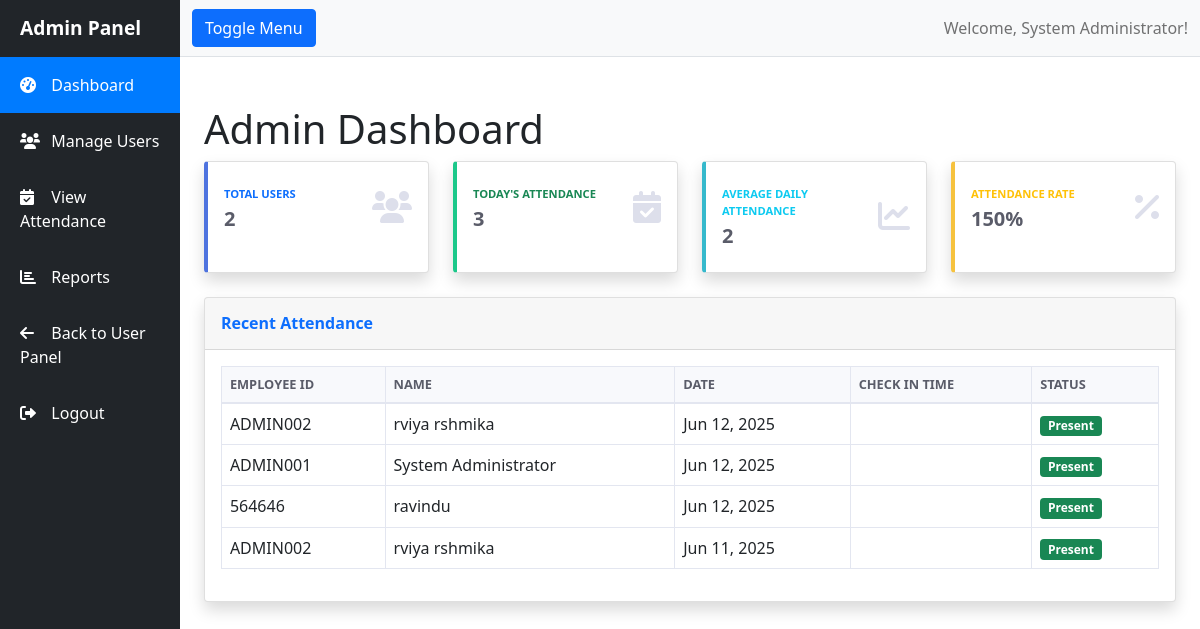
Page /admin/dashboard.php (signed in) on the committed database.
### tables this page shows
CREATE TABLE `attendance` (
  `id` int(11) NOT NULL,
  `user_id` int(11) NOT NULL,
  `date` date NOT NULL,
  `check_in_time` time DEFAULT NULL,
  `check_out_time` time DEFAULT NULL,
  `status` enum('present','absent','late') DEFAULT 'present',
  `confidence_score` decimal(5,4) DEFAULT NULL,
  `ip_address` varchar(45) DEFAULT NULL,
  `created_at` timestamp NOT NULL DEFAULT current_timestamp(),
  `updated_at` timestamp NOT NULL DEFAULT current_timestamp() ON UPDATE current_timestamp(),
  `time_in` time DEFAULT NULL,
  `time_out` time DEFAULT NULL,
  `image_path` varchar(255) DEFAULT NULL,
  `notes` text DEFAULT NULL
);

CREATE TABLE `users` (
  `id` int(11) NOT NULL,
  `employee_id` varchar(20) NOT NULL,
  `name` varchar(100) NOT NULL,
  `email` varchar(100) NOT NULL,
  `password` varchar(255) NOT NULL,
  `role` enum('admin','user') DEFAULT 'user',
  `face_descriptor` text DEFAULT NULL,
  `profile_image` varchar(255) DEFAULT NULL,
  `status` enum('active','inactive') DEFAULT 'active',
  `created_at` timestamp NOT NULL DEFAULT current_timestamp(),
  `updated_at` timestamp NOT NULL DEFAULT current_timestamp() ON UPDATE current_timestamp()
);

### admin/dashboard.php (the view, shortened to what this page needs)
<?php
$db = Database::getInstance()->getConnection();
$stats = [];
$stmt = $db->query("SELECT COUNT(*) as total FROM users WHERE status = 'active'");
$stats['total_users'] = $stmt->fetch()['total'];
$stmt = $db->query("SELECT COUNT(*) as total FROM attendance WHERE date = CURDATE()");
$stats['today_attendance'] = $stmt->fetch()['total'];
$stmt = $db->query("
    SELECT AVG(daily_count) as avg_attendance FROM (
        SELECT COUNT(*) as daily_count
        FROM attendance
        WHERE MONTH(date) = MONTH(CURDATE())
        AND YEAR(date) = YEAR(CURDATE())
        GROUP BY date
    ) as daily_stats
");
$result = $stmt->fetch();
$stats['avg_attendance'] = round($result['avg_attendance'] ?? 0, 1);
$stmt = $db->query("
    SELECT u.name, u.employee_id, a.date, a.check_in_time, a.status
    FROM attendance a
    JOIN users u ON a.user_id = u.id
    ORDER BY a.date DESC, a.check_in_time DESC
    LIMIT 10
");
$recentAttendance = $stmt->fetchAll();
?>
<!DOCTYPE html>
<html lang="en">
<head>
    <link href="https://cdn.jsdelivr.net/npm/bootstrap@5.1.3/dist/css/bootstrap.min.css" rel="stylesheet">
    <link href="https://cdnjs.cloudflare.com/ajax/libs/font-awesome/6.0.0/css/all.min.css" rel="stylesheet">
    <link href="../assets/css/admin.css" rel="stylesheet">
</head>
<body>
    <div class="d-flex" id="wrapper">
        <div class="bg-dark border-right" id="sidebar-wrapper">
            <div class="sidebar-heading text-white">Admin Panel</div>
            <div class="list-group list-group-flush">
                <a href="dashboard.php" class="list-group-item list-group-item-action bg-dark text-white active">
                    <i class="fas fa-tachometer-alt"></i> Dashboard
                </a>
                <a href="users.php" class="list-group-item list-group-item-action bg-dark text-white">
                    <i class="fas fa-users"></i> Manage Users
                </a>
                <a href="attendance.php" class="list-group-item list-group-item-action bg-dark text-white">
                    <i class="fas fa-calendar-check"></i> View Attendance
                </a>
                <a href="reports.php" class="list-group-item list-group-item-action bg-dark text-white">
                    <i class="fas fa-chart-bar"></i> Reports
                </a>
                <a href="../dashboard.php" class="list-group-item list-group-item-action bg-dark text-white">
                    <i class="fas fa-arrow-left"></i> Back to User Panel
                </a>
                <a href="../logout.php" class="list-group-item list-group-item-action bg-dark text-white">
                    <i class="fas fa-sign-out-alt"></i> Logout
                </a>
            </div>
        </div>
        <div id="page-content-wrapper">
            <nav class="navbar navbar-expand-lg navbar-light bg-light border-bottom">
                <div class="container-fluid">
                    <button class="btn btn-primary" id="menu-toggle">Toggle Menu</button>
                    <div class="navbar-nav ms-auto">
                        <span class="navbar-text">Welcome, <?= $_SESSION['name'] ?>!</span>
                    </div>
                </div>
            </nav>
            <div class="container-fluid p-4">
                <h1 class="mt-4">Admin Dashboard</h1>
                <div class="row">
                    <div class="col-xl-3 col-md-6 mb-4">
                        <div class="card border-left-primary shadow h-100 py-2">
                            <div class="card-body">
                                <div class="row no-gutters align-items-center">
                                    <div class="col mr-2">
                                        <div class="text-xs font-weight-bold text-primary text-uppercase mb-1">
                                            Total Users
                                        </div>
                                        <div class="h5 mb-0 font-weight-bold text-gray-800">
                                            <?= $stats['total_users'] ?>
                                        </div>
                                    </div>
                                    <div class="col-auto">
                                        <i class="fas fa-users fa-2x text-gray-300"></i>
                                    </div>
                                </div>
                            </div>
                        </div>
                    </div>
                    <div class="col-xl-3 col-md-6 mb-4">
                        <div class="card border-left-success shadow h-100 py-2">
                            <div class="card-body">
                                <div class="row no-gutters align-items-center">
                                    <div class="col mr-2">
                                        <div class="text-xs font-weight-bold text-success text-uppercase mb-1">
                                            Today's Attendance
                                        </div>
                                        <div class="h5 mb-0 font-weight-bold text-gray-800">
                                            <?= $stats['today_attendance'] ?>
                                        </div>
                                    </div>
                                    <div class="col-auto">
                                        <i class="fas fa-calendar-check fa-2x text-gray-300"></i>
                                    </div>
                                </div>
                            </div>
                        </div>
                    </div>
                    <div class="col-xl-3 col-md-6 mb-4">
                        <div class="card border-left-info shadow h-100 py-2">
                            <div class="card-body">
                                <div class="row no-gutters align-items-center">
                                    <div class="col mr-2">
                                        <div class="text-xs font-weight-bold text-info text-uppercase mb-1">
                                            Average Daily Attendance
                                        </div>
                                        <div class="h5 mb-0 font-weight-bold text-gray-800">
                                            <?= $stats['avg_attendance'] ?>
                                        </div>
                                    </div>
                                    <div class="col-auto">
                                        <i class="fas fa-chart-line fa-2x text-gray-300"></i>
                                    </div>
                                </div>
                            </div>
                        </div>
                    </div>
                    <div class="col-xl-3 col-md-6 mb-4">
                        <div class="card border-left-warning shadow h-100 py-2">
                            <div class="card-body">
                                <div class="row no-gutters align-items-center">
                                    <div class="col mr-2">
                                        <div class="text-xs font-weight-bold text-warning text-uppercase mb-1">
                                            Attendance Rate
                                        </div>
                                        <div class="h5 mb-0 font-weight-bold text-gray-800">
                                            <?= $stats['total_users'] > 0 ? round(($stats['today_attendance'] / $stats['total_users']) * 100, 1) : 0 ?>%
                                        </div>
                                    </div>
                                    <div class="col-auto">
                                        <i class="fas fa-percentage fa-2x text-gray-300"></i>
                                    </div>
                                </div>
                            </div>
                        </div>
                    </div>
                </div>
                <div class="card shadow mb-4">
                    <div class="card-header py-3">
                        <h6 class="m-0 font-weight-bold text-primary">Recent Attendance</h6>
                    </div>
                    <div class="card-body">
                        <div class="table-responsive">
                            <table class="table table-bordered" width="100%" cellspacing="0">
                                <thead>
                                    <tr>
                                        <th>Employee ID</th>
                                        <th>Name</th>
                                        <th>Date</th>
                                        <th>Check In Time</th>
                                        <th>Status</th>
                                    </tr>
                                </thead>
                                <tbody>
                                    <?php foreach ($recentAttendance as $record): ?>
                                    <tr>
                                        <td><?= $record['employee_id'] ?></td>
                                        <td><?= $record['name'] ?></td>
                                        <td><?= date('M d, Y', strtotime($record['date'])) ?></td>
                                        <td><?= $record['check_in_time'] ?></td>
                                        <td>
                                            <span class="badge bg-<?= $record['status'] === 'present' ? 'success' :
                                                ($record['status'] === 'late' ? 'warning' : 'danger') ?>">
                                                <?= ucfirst($record['status']) ?>
                                            </span>
                                        </td>
                                    </tr>
                                    <?php endforeach; ?>
                                </tbody>
                            </table>
                        </div>
                    </div>
                </div>
            </div>
        </div>
    </div>
</body>
</html>

### assets/css/admin.css (style rules this page uses)
#wrapper { display: flex; }
#sidebar-wrapper { min-height: 100vh; margin-left: -15rem; transition: margin 0.25s ease-out; }
#sidebar-wrapper .sidebar-heading { padding: 0.875rem 1.25rem; font-size: 1.2rem; font-weight: bold; }
#page-content-wrapper { min-width: 0; width: 100%; }
.list-group-item { border: none; padding: 1rem 1.25rem; transition: all 0.3s; }
.list-group-item.active { background-color: #007bff !important; }
.list-group-item i { margin-right: 0.5rem; width: 1.2rem; }
.border-left-primary { border-left: 0.25rem solid #4e73df !important; }
.border-left-success { border-left: 0.25rem solid #1cc88a !important; }
.border-left-info { border-left: 0.25rem solid #36b9cc !important; }
.border-left-warning { border-left: 0.25rem solid #f6c23e !important; }
.text-xs { font-size: 0.7rem; }
.font-weight-bold { font-weight: 700 !important; }
.text-uppercase { text-transform: uppercase !important; }
.text-gray-800 { color: #5a5c69 !important; }
.text-gray-300 { color: #dddfeb !important; }
.table-bordered th, .table-bordered td { border: 1px solid #e3e6f0; }
.table thead th { vertical-align: bottom; border-bottom: 2px solid #e3e6f0; background-color: #f8f9fc; color: #5a5c69; font-weight: 600; text-transform: uppercase; font-size: 0.8rem; }
.badge { font-size: 0.75rem; font-weight: 600; padding: 0.35em 0.65em; }
@media (min-width: 768px) { #sidebar-wrapper { margin-left: 0; } }
@media (min-width: 768px) { #page-content-wrapper { min-width: 0; width: 100%; } }

### rows in the picture
attendance: user.employee_id "ADMIN002", user.name "rviya rshmika", date "Jun 12, 2025", status "Present"
attendance: user.employee_id "ADMIN001", user.name "System Administrator", date "Jun 12, 2025", status "Present"
attendance: user.employee_id "564646", user.name "ravindu", date "Jun 12, 2025", status "Present"
attendance: user.employee_id "ADMIN002", user.name "rviya rshmika", date "Jun 11, 2025", status "Present"

### other values in the picture
$_SESSION['name'] "System Administrator"
$stats['total_users'] "2"
$stats['today_attendance'] "3"
$stats['avg_attendance'] "2"
